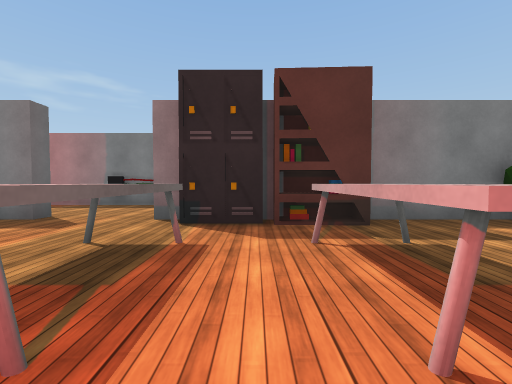
[1] (above)

24 first-person views from a walk through a Unity game level. The camera is 1.2 m above the floor, tilts 2° down and sees 90° across. The floor is counted in squares, 2 m on a side. Each view is taken from the middle of a square. On the plan, view 1 faces up. The plan holds only what a view shows up to about 9 squares ahead; the rest is blank. The place goes on beyond the plan. The player is left out. Some animated figures are left out. Door leaves are left out, so doorways stand open. Some surface patterns are stand-ins.

[2]
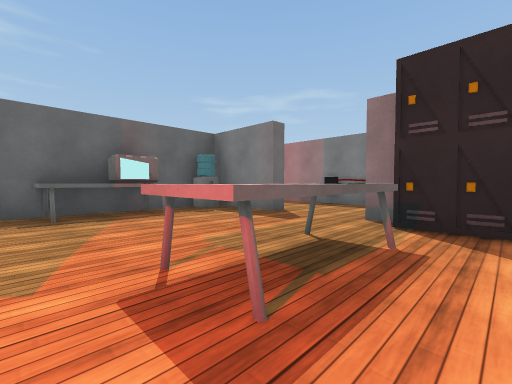

[3]
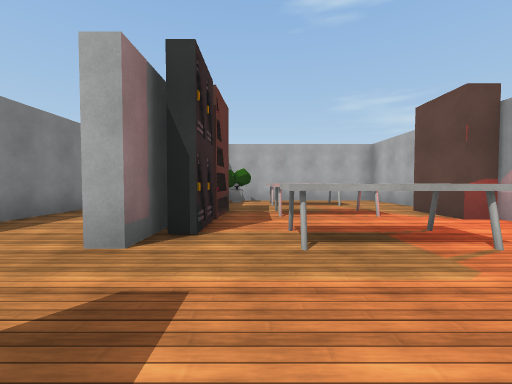

[4]
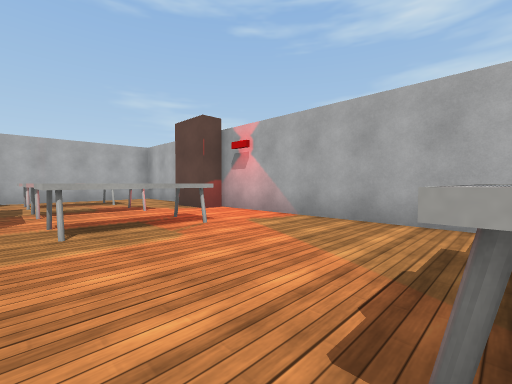

[5]
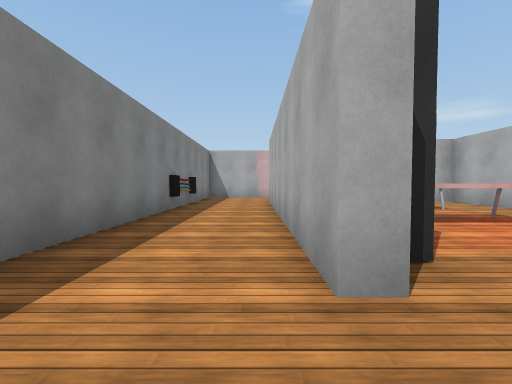

[6]
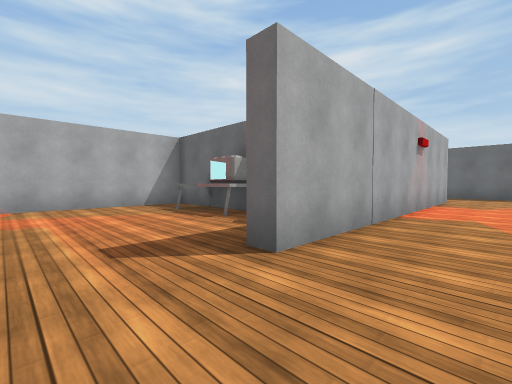

[7]
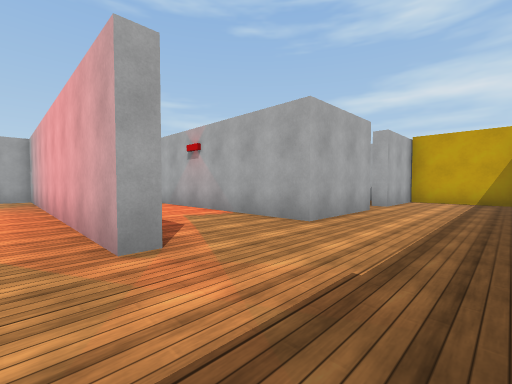

[8]
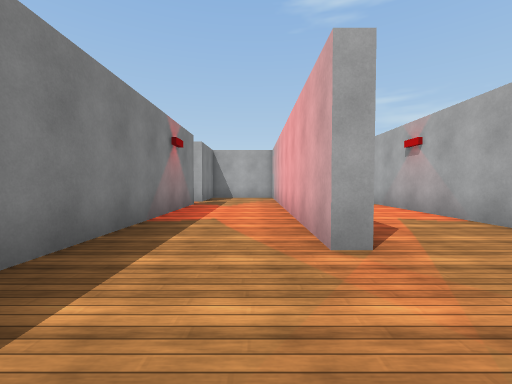

[9]
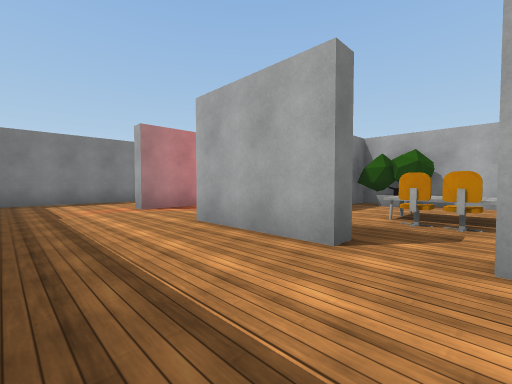

[10]
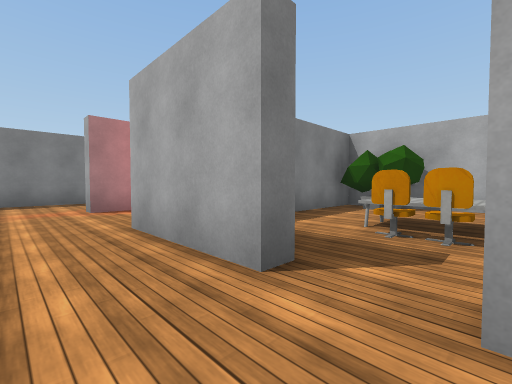

[11]
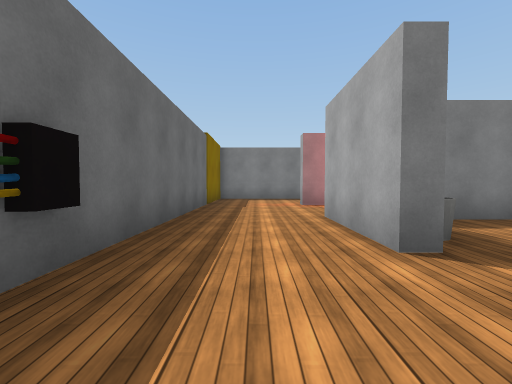

[12]
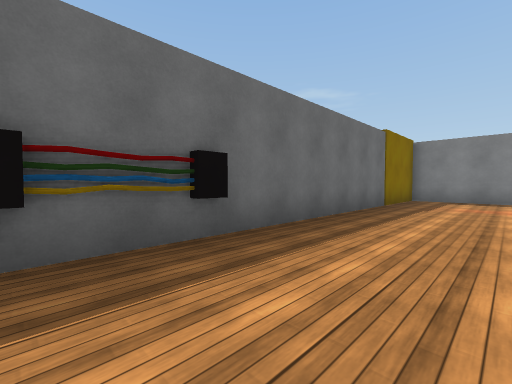

[13]
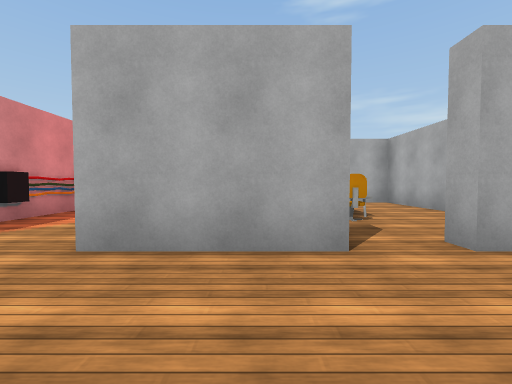

[14]
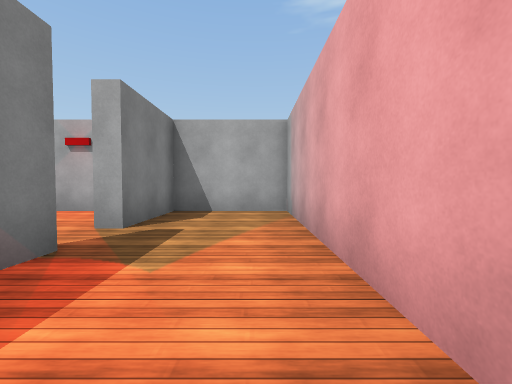

[15]
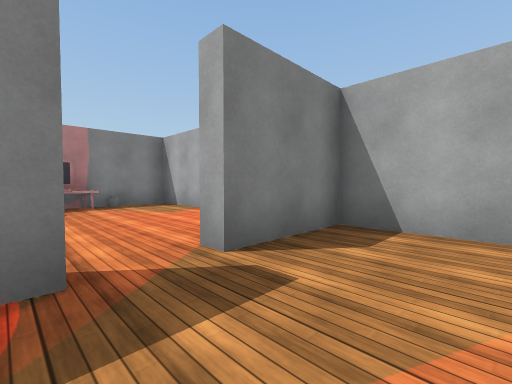

[16]
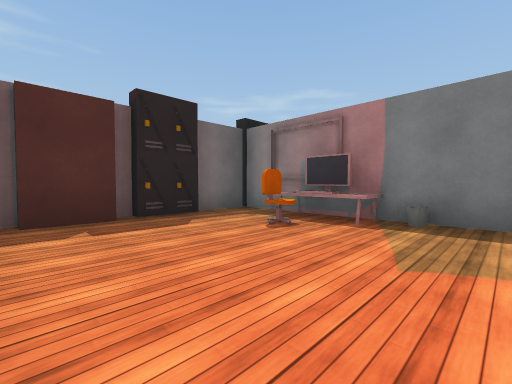

[17]
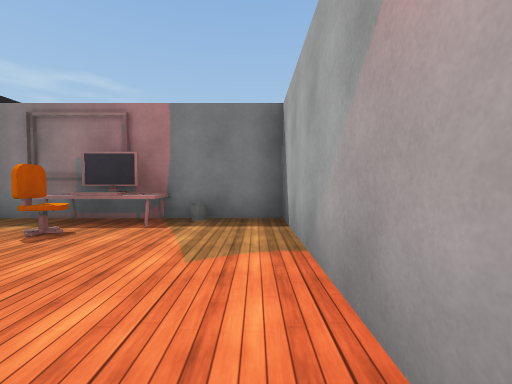

[18]
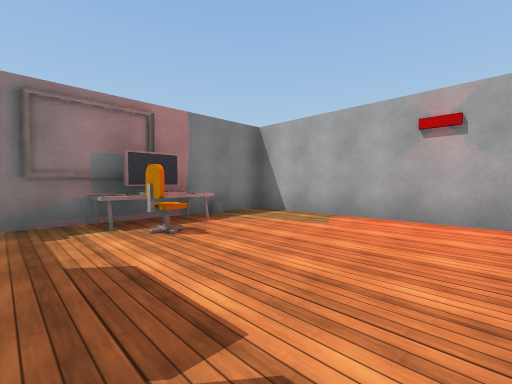

[19]
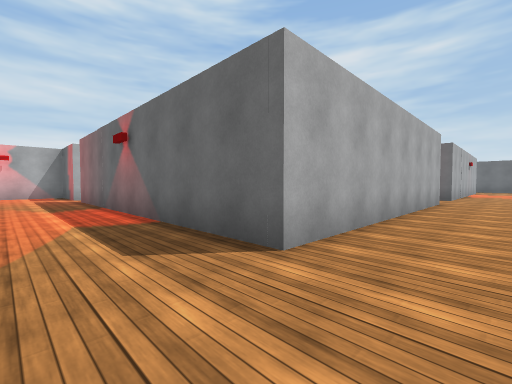

[20]
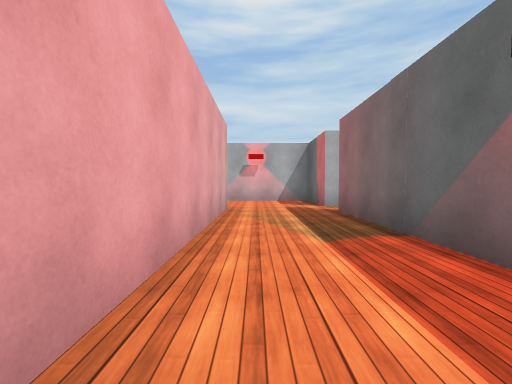

[21]
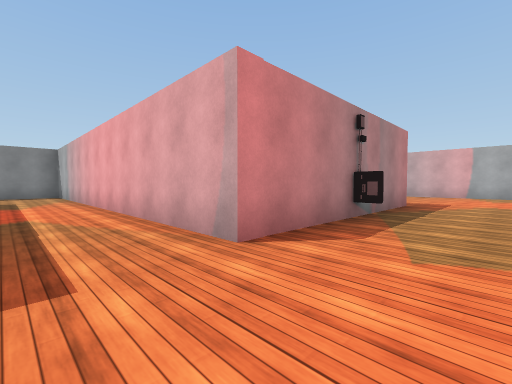

[22]
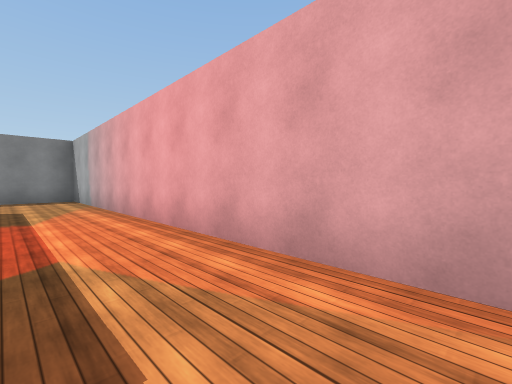

[23]
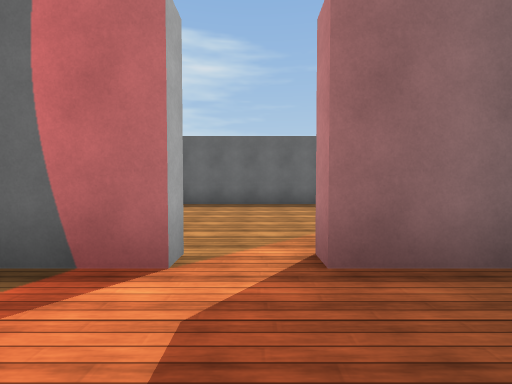

[24]
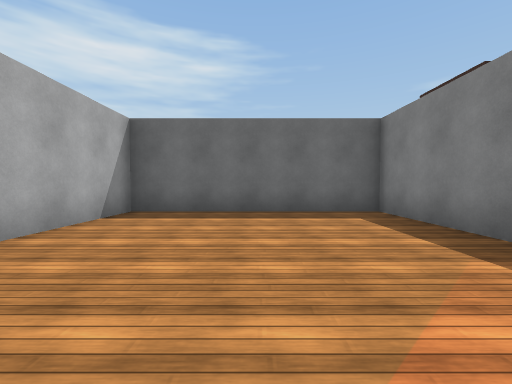

### Floor plan
Points are (right, up) in squares from view 1. A wall is a line through its corners. A room is listed if a view was taken in it or the views show most of it. See-through windows are left out.
Room 1 (views 1, 2, 3, 4)
walls: (0.1, 3.7) (-1.1, 3.7); (2.5, -1) (4.9, -1) (4.9, 4); (3.5, 4.2) (-1.7, 4.2); (-3.7, 4.2) (-5.8, 4.2); (-5.5, 2.3) (-5.1, 2.3) (-5.1, 1.5) (-5.6, 1.5); (-5.8, 3.6) (-5.8, -1) (0.4, -1)
ways out: open door at (-2.5, 4) to room 2
objects: other object (-5, 1); other object (-5, 4); other object (-1, 1) to (-1, 2); other object (1, 1) to (1, 2); bookshelf (1, 4); other object (3, 1) to (3, 2); tree (4, 3) to (4, 4)
Room 2 (views 5, 6)
walls: (-2.8, 6.9) (-4.4, 6.9)
ways out: open door at (-2.5, 4) to room 1; opening at (-3.5, 5.5) to room 3; opening at (-0.5, 5.5) to room 7
Room 3 (views 7, 8, 9, 10, 11, 12, 13, 14, 15)
walls: (-8.4, 6.9) (-11.8, 6.9) (-11.8, 7.3) (-3.5, 7.3) (-3.5, 9.8) (-5.6, 9.8); (-11.4, 2.2) (-11.8, 2.2) (-11.8, 4.6) (-3.7, 4.6); (-6.6, 9.8) (-14.4, 9.8) (-14.4, -0.1); (-4.4, 6.9) (-5.6, 6.9); (-14, -1) (-11.8, -1) (-11.8, 1.1) (-11.4, 1.1)
ways out: opening at (-3.5, 5.5) to room 2; open door at (-6, 10) to room 4
objects: other object (-14, 0)
Room 4 (views 16, 17, 18)
walls: (-8.5, 13.9) (-8.5, 12.6); (-8.8, 12.8) (-8.8, 10.9); (-7.6, 15.4) (-8.8, 15.4) (-8.8, 14); (-3.5, 10.9) (-3.5, 15.4) (-5.4, 15.4)
ways out: open door at (-6, 10) to room 3
objects: chair (-7, 14); computer (-7, 15) to (-6, 15)
Room 5 (views 19, 20, 21, 22, 23, 24)
walls: (9.4, -4.1) (7.7, -4.1) (7.7, 6.9) (4.5, 6.9); (5.2, 4.6) (5.2, -3.5) (4.8, -3.5); (4.8, -4.6) (5.2, -4.6) (5.2, -6.6) (8, -6.6)
ways out: opening at (5, -4) to room 6; opening at (5, 5.5) to room 8; opening at (8.5, -5.5)
Room 6 (no view inside)
walls: (2.5, -1.4) (-0.4, -1.4) (-0.4, -6.6) (2.5, -6.6)
ways out: opening at (5, -4) to room 5
objects: bookshelf (1, -1)
Room 7 (no view inside)
walls: (-1.7, 4.6) (2.5, 4.6); (2.6, 6.9) (-1.1, 6.9)
ways out: opening at (-0.5, 5.5) to room 2; opening at (2, 5.5) to room 8
Room 8 (no view inside)
walls: (2.5, 4.6) (5.2, 4.6); (4.5, 6.9) (2.6, 6.9)
ways out: opening at (5, 5.5) to room 5; opening at (2, 5.5) to room 7

Positions as (right, up) in squares from view 1, and headings:
1: (0, 0), facing up
2: (0, 0), facing up-left
3: (-4, 3), facing right
4: (-5, 3), facing down-right
5: (-3, 5), facing right
6: (-2, 6), facing down-left
7: (-14, 8), facing down-right
8: (-14, 8), facing right
9: (-14, 1), facing up-right
10: (-13, 1), facing up-right
11: (-13, 0), facing up
12: (-12, 0), facing up-left
13: (-14, 3), facing right
14: (-9, 8), facing right
15: (-7, 8), facing up-right
16: (-4, 11), facing up-left
17: (-4, 11), facing up
18: (-8, 11), facing up-right
19: (7, 6), facing down-left
20: (7, 2), facing down
21: (6, -6), facing up-right
22: (6, -3), facing up-right
23: (7, -4), facing left
24: (5, -4), facing left
